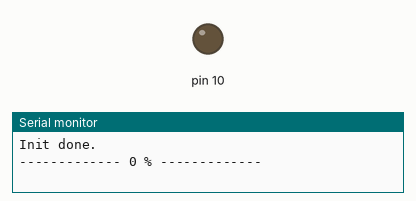
Recording of a program running on a simulated Arduino Uno, built with avr-gcc and run on an emulated ATmega328P. Shown: output pins drawn as LEDs (lit = HIGH), the last lines printed to the serial monitor.

Above: at 0.05 s.
At 6.25 s:
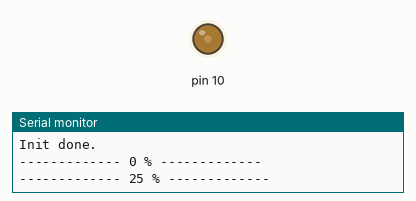
At 12.45 s:
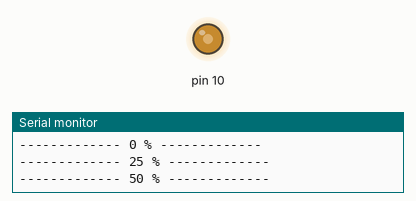
At 24.95 s:
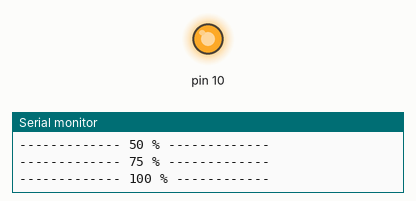
Timing chart, 0 to 32.5 s (numbered marks = the images above):
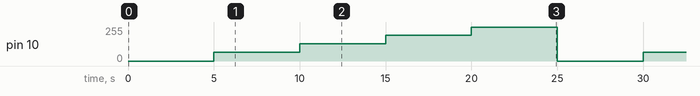

The program:

main.cpp
```cpp
#include <Arduino.h>

void setup() {
  // ------------- 25 kHz PWM and fan PWM pin definition -------------
  // Clear registers from any values
  TCCR1A = 0;
  TCCR1B = 0;
  TCCR1C = 0;


  // Set pwm mode to fast pwm with OCR1A as TOP of timer to enable to configure frequency -  wgm11, wgm10, wgm13, wgm12
  // set prescaler to 8 to get into the right frequency range for 25 kHz -  cs11
  // set OCR1B as compare match for the Compare Output Mode in fast PWM. This will allow us to set the duty cycle - com1b1
  TCCR1A = (1 << COM1B1) | (1 << WGM11) | (1 << WGM10);
  TCCR1B = (1 << WGM13) | (1 << WGM12) | (1 << CS11);
  OCR1AH = 0;
  OCR1AL = 79;  // This results in a 25kHz pwm signal

  OCR1BH = 0;
  OCR1BL = 0;

  TCNT1H = 0; //set to avoid problems with the output compare -> 16.7.3 Using the Output Compare Unit
  TCNT1L = 0;

  // We have to enable the ports as outputs before PWM will work.
  pinMode(10, OUTPUT);

  Serial.begin(9600);
  Serial.println("Init done.");
}

void loop() {
  Serial.println("------------- 0 % -------------");
  OCR1BH = 0;
  OCR1BL = 0;
  delay(5000);

  Serial.println("------------- 25 % -------------");
  OCR1BH = 0;
  OCR1BL = 20;
  delay(5000);

  Serial.println("------------- 50 % -------------");
  OCR1BH = 0;
  OCR1BL = 40;
  delay(5000);

  Serial.println("------------- 75 % -------------");
  OCR1BH = 0;
  OCR1BL = 60;
  delay(5000);

  Serial.println("------------- 100 % ------------");
  OCR1BH = 0;
  OCR1BL = 78;
  delay(5000);
}
```

Measured:
- by itself, pin 10: repeats every 25.0 s: 129/255 5.0 s, 194/255 5.0 s, 252/255 5.0 s, 0/255 5.0 s, 65/255 5.0 s
